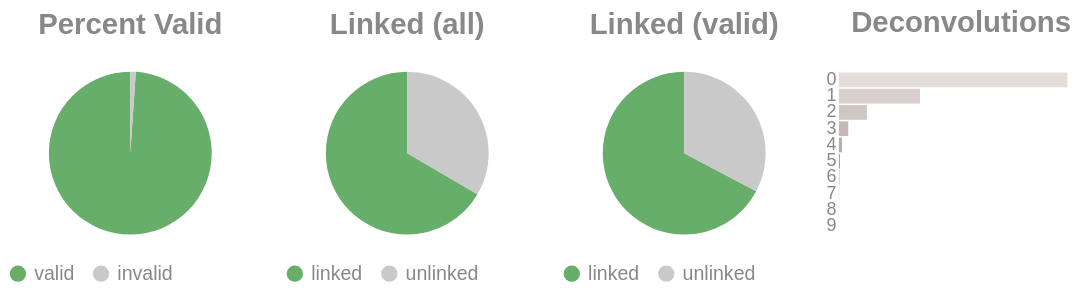

The notebook cell saved with this chart:
### Code cell
if SKIPLR:
    pass
else:
    clash = Counter()
    for i in valids['molecule'].to_list():
        _mol = i.split("-")
        if len(_mol) == 1:
            clash.update('0')
        else:
            clash.update(_mol[-1])

    _d = {"deconvolutions": [], 'count': []}
    for k,v in clash.items():
        _d['deconvolutions'].append(k)
        _d['count'].append(v)

    tot_valid = valids['reads'].sum()
    mask = valids['reads'] >= 2
    n_linked_reads = valids.filter(mask)['reads'].sum()
    if n_linked_reads == 0:
        print_html("No linked molecules (>=2 reads) were detected; skipping linked-only distributions.")
        SKIPLR = True
    else:
        perc_valid = round(tot_valid / n_reads, 4)
        linked_perc_abs = round(n_linked_reads / n_reads, 4)
        linked_perc = round(n_linked_reads / tot_valid, 4)

    _valid = pl.DataFrame({"valids": ['valid', 'invalid'], "count": [tot_valid, n_reads - tot_valid]})
    _linked_abs = pl.DataFrame({"linked (absolute)": ['linked', 'unlinked'], "count": [n_linked_reads, n_reads - n_linked_reads]})
    _linked_rel = pl.DataFrame({"linked (valids)": ['linked', 'unlinked'], "count": [n_linked_reads, tot_valid - n_linked_reads]})

    (
        alt.hconcat(
            piechart(_valid, goodval = 'valid', title = "Percent Valid"),
            piechart(_linked_abs, goodval = "linked", title =  "Linked (all)"),
            piechart(_linked_rel, goodval = "linked", title =  "Linked (valid)"),
            convolutionbar(pl.DataFrame(_d), title = "Deconvolutions"),
            center = True,
            bounds = 'flush'
        )
        .resolve_scale(color='independent')
        .resolve_legend('independent')
        .properties(usermeta={'embedOptions': {"actions": False}})
    ).display()

### Figure 1 — Vega-Lite specification as saved in the notebook (floating-point values rounded to 4 significant figures)
{"width": "container", "height": 400, "config": {"title": {"anchor": "start", "dy": -15, "fontSize": 18, "color": "#888888", "subtitleColor": "#888888", "subtitleFontSize": 14}, "arc": {"fill": "#0072B2"}, "axis": {"domainColor": "#888888", "domainWidth": 0.5, "gridWidth": 0.2, "grid": false, "titleFontWeight": 400, "titleFontSize": 15, "labelFontSize": 11, "labelColor": "#888888", "tickColor": "#888888", "tickWidth": 0.2, "titleColor": "#888888"}, "axisBand": {"grid": false}, "axisX": {"grid": true, "tickSize": 10, "domainCap": "round"}, "axisY": {"domain": false, "grid": true, "tickSize": 0, "domainCap": "round"}, "background": "transparent", "header": {"labelFontSize": 15, "labelColor": "#888888", "titleFontSize": 15, "titleFontWeight": 600, "titleColor": "#888888"}, "legend": {"labelFont": "sans-serif", "labelFontSize": 12, "labelColor": "#888888", "symbolSize": 100, "symbolType": "circle", "titleFontSize": 12, "titlePadding": 10, "titleColor": "#888888", "title": null}, "range": {"category": ["#E69F00", "#56B4E9", "#009E73", "#F0E442", "#0072B2", "#D55E00", "#CC79A7", "#000000"], "diverging": ["#cfe8f3", "#a2d4ec", "#73bfe2", "#46abdb", "#1696d2", "#12719e"]}, "area": {"fill": "#0072B2", "fillOpacity": 0.7, "line": true, "strokeOpacity": 0.7}, "line": {"color": "#0072B2", "stroke": "#0072B2", "strokeWidth": 2}, "trail": {"color": "#0072B2", "stroke": "#0072B2", "strokeWidth": 0, "size": 1}, "point": {"filled": true, "fillOpacity": 1.0, "size": 95}, "text": {"color": "#888888", "fontSize": 11, "align": "right", "fontWeight": 400, "size": 11}, "bar": {"fill": "#0072B2", "stroke": null}, "view": {"stroke": null, "continuousWidth": 660, "continuousHeight": 400}}, "hconcat": [{"data": {"name": "data-3f9a7fc40418a14ae367cf8fda6e15f0"}, "mark": {"type": "arc"}, "encoding": {"color": {"field": "valids", "legend": {"orient": "bottom", "title": null}, "scale": {"domain": ["valid", "invalid"], "range": ["#68ae6b", "#C9C9C9"]}, "title": "Valids", "type": "nominal"}, "theta": {"field": "count", "type": "quantitative"}, "tooltip": [{"field": "valids", "title": "Valids", "type": "ordinal"}, {"field": "percent", "format": ".2%", "title": "Percent", "type": "quantitative"}, {"field": "count", "title": "Count", "type": "quantitative"}]}, "height": 100, "title": {"text": "Percent Valid", "align": "center", "anchor": "middle"}, "transform": [{"calculate": "datum.count / 3999451", "as": "percent"}], "width": 150}, {"data": {"name": "data-fecf9a95a3361229b58d2d05d2cf7491"}, "mark": {"type": "arc"}, "encoding": {"color": {"field": "linked (absolute)", "legend": {"orient": "bottom", "title": null}, "scale": {"domain": ["linked", "unlinked"], "range": ["#68ae6b", "#C9C9C9"]}, "title": "Linked (Absolute)", "type": "nominal"}, "theta": {"field": "count", "type": "quantitative"}, "tooltip": [{"field": "linked (absolute)", "title": "Linked (Absolute)", "type": "ordinal"}, {"field": "percent", "format": ".2%", "title": "Percent", "type": "quantitative"}, {"field": "count", "title": "Count", "type": "quantitative"}]}, "height": 100, "title": {"text": "Linked (all)", "align": "center", "anchor": "middle"}, "transform": [{"calculate": "datum.count / 3999451", "as": "percent"}], "width": 150}, {"data": {"name": "data-fa4ff0836f69bbdce298e49131a9930f"}, "mark": {"type": "arc"}, "encoding": {"color": {"field": "linked (valids)", "legend": {"orient": "bottom", "title": null}, "scale": {"domain": ["linked", "unlinked"], "range": ["#68ae6b", "#C9C9C9"]}, "title": "Linked (Valids)", "type": "nominal"}, "theta": {"field": "count", "type": "quantitative"}, "tooltip": [{"field": "linked (valids)", "title": "Linked (Valids)", "type": "ordinal"}, {"field": "percent", "format": ".2%", "title": "Percent", "type": "quantitative"}, {"field": "count", "title": "Count", "type": "quantitative"}]}, "height": 100, "title": {"text": "Linked (valid)", "align": "center", "anchor": "middle"}, "transform": [{"calculate": "datum.count / 3956632", "as": "percent"}], "width": 150}, {"data": {"name": "data-68c6559cf619905684e2d9d1af2c434e"}, "mark": {"type": "bar"}, "encoding": {"color": {"field": "deconvolutions", "legend": null, "scale": {"scheme": "lightgreyred"}, "type": "nominal"}, "tooltip": [{"field": "deconvolutions", "title": "Deconvolutions", "type": "ordinal"}, {"field": "percent", "format": ".2%", "title": "Percent", "type": "quantitative"}, {"field": "count", "title": "Count", "type": "quantitative"}], "x": {"axis": null, "field": "count", "type": "quantitative"}, "y": {"field": "deconvolutions", "sort": "ascending", "title": null, "type": "nominal"}}, "height": 100, "title": {"text": "Deconvolutions", "align": "center", "anchor": "middle"}, "transform": [{"calculate": "datum.count / 2015082", "as": "percent"}], "width": 150}], "bounds": "flush", "center": true, "resolve": {"legend": {"angle": "independent"}, "scale": {"color": "independent"}}, "usermeta": {"embedOptions": {"actions": false}}, "$schema": "https://vega.github.io/schema/vega-lite/v6.4.1.json", "datasets": {"data-3f9a7fc40418a14ae367cf8fda6e15f0": [{"valids": "valid", "count": 3956632}, {"valids": "invalid", "count": 42819}], "data-fecf9a95a3361229b58d2d05d2cf7491": [{"linked (absolute)": "linked", "count": 2661743}, {"linked (absolute)": "unlinked", "count": 1337708}], "data-fa4ff0836f69bbdce298e49131a9930f": [{"linked (valids)": "linked", "count": 2661743}, {"linked (valids)": "unlinked", "count": 1294889}], "data-68c6559cf619905684e2d9d1af2c434e": [{"deconvolutions": "0", "count": 1309044}, {"deconvolutions": "1", "count": 464780}, {"deconvolutions": "2", "count": 160291}, {"deconvolutions": "3", "count": 53380}, {"deconvolutions": "4", "count": 17853}, {"deconvolutions": "5", "count": 6117}, {"deconvolutions": "6", "count": 2183}, {"deconvolutions": "7", "count": 841}, {"deconvolutions": "8", "count": 394}, {"deconvolutions": "9", "count": 199}]}}
